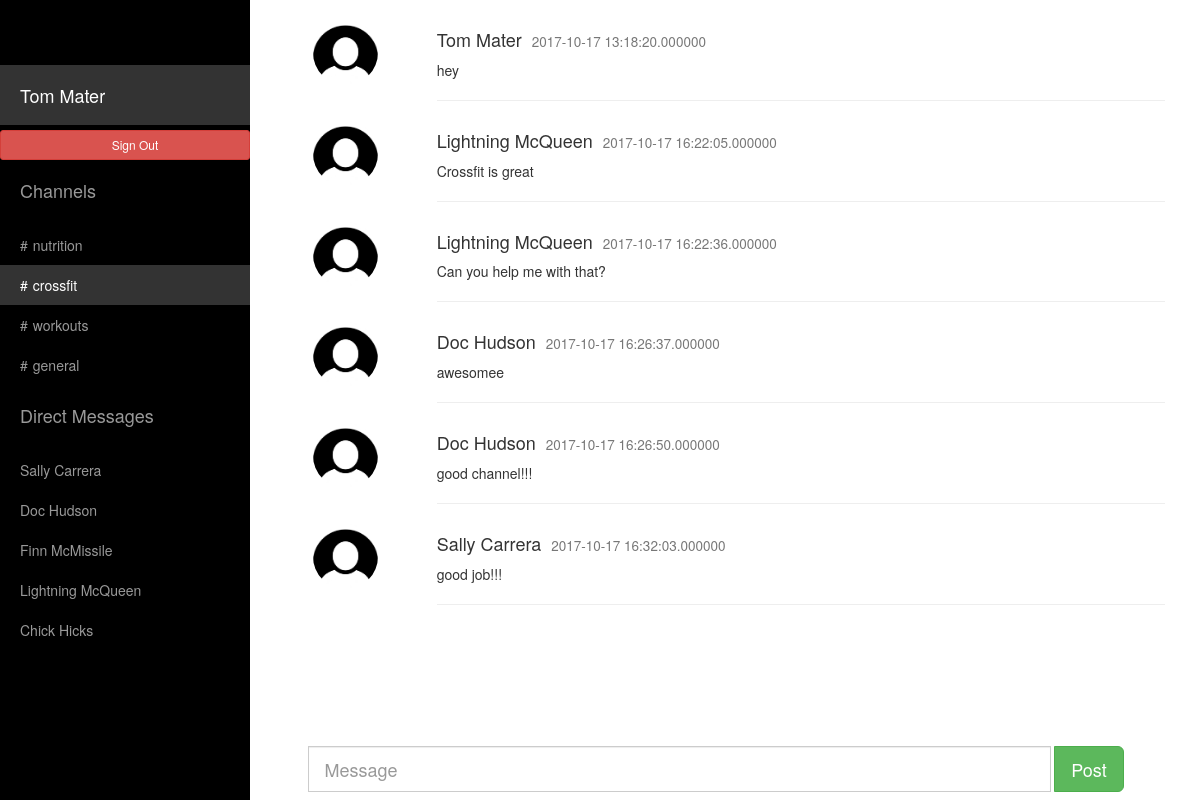
The page /indexc.php (signed in) on the database as committed earlier.
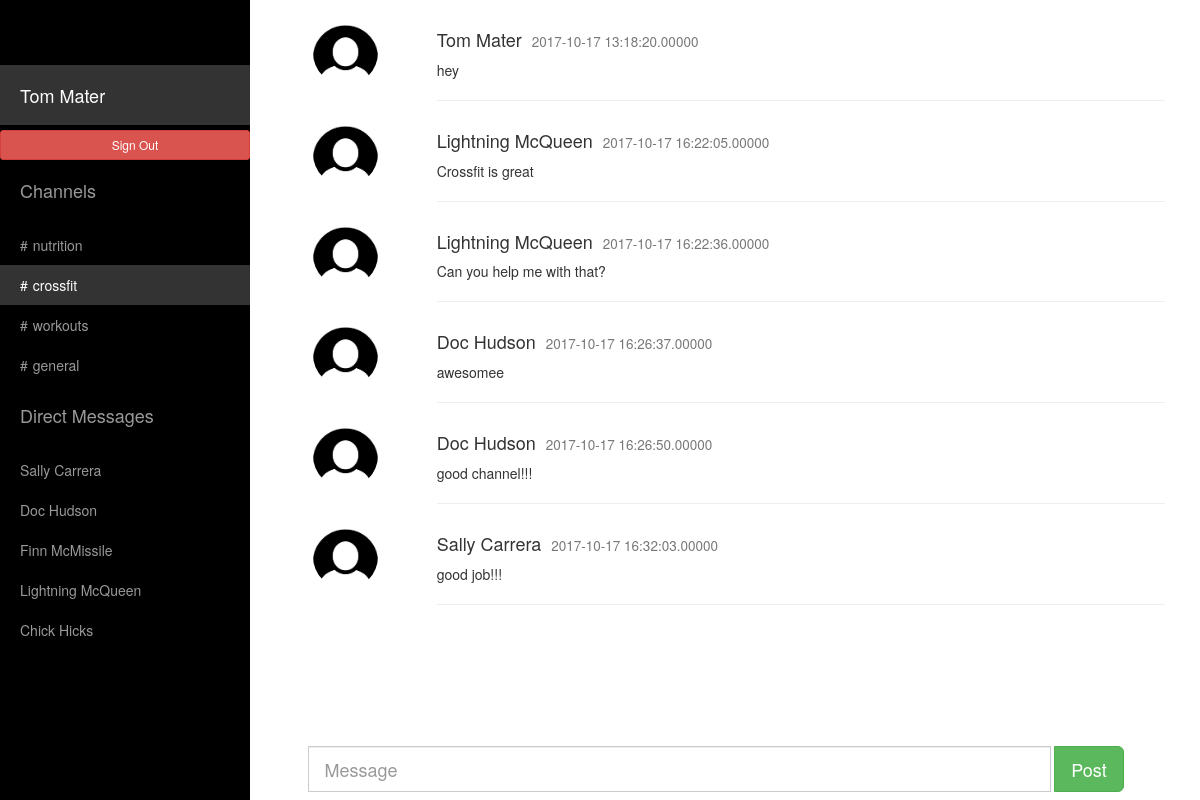
The same page on the database as committed later.
### tables this page shows
CREATE TABLE `users_message` (
  `mess_id` int(20) NOT NULL,
  `ch_id` int(20) NOT NULL DEFAULT '0',
  `messages` varchar(100) NOT NULL,
  `user_name` varchar(100) NOT NULL,
  `date` timestamp(5) NOT NULL
);

### indexc.php (the view, shortened to what this page needs)
<!DOCTYPE html>
<html lang="en">
<head>
	<link rel="stylesheet" href="https://maxcdn.bootstrapcdn.com/bootstrap/3.3.7/css/bootstrap.min.css">
    <link href="css/sidebar.css" rel="stylesheet">
  </head>
<body>
    <div id="wrapper">
        <div id="sidebar-wrapper">
            <ul class="sidebar-nav">
                <li class="sidebar-brand">
                </li>
                <li class="sidebar-brand">
                    <a style="color:white !important;" class="actives" href="index.php"><?php echo $_SESSION['user_name']; ?></a>
                </li>
				<li>
				<a style="color:white !important;" href="signout.php" class="btn btn-danger btn-sm" role="button">Sign Out</a>
				</li>
                <li class="sidebar-brand">
                    <a>Channels</a>
                </li>
				<?php
$conn = mysqli_connect("localhost","admin","M0n@rch$");
	mysqli_select_db($conn,'slack');
	 $r1=mysqli_query($conn,"select channels from users_channel where channels='".nutrition."'");
	 while($r2=mysqli_fetch_array($r1))
	 {
?>
          <li>
                    <a href="indexn.php"><span style="padding-right:5px">#</span><?php echo $r2['channels']; ?></a>
		  </li>
<?php
	 }
?>
<?php
 $r14=mysqli_query($conn,"select channels from users_channel where channels='".crossfit."'");
	 while($r24=mysqli_fetch_array($r14))
	 {
?>
      <li>
                    <a class="actives" style="color:white !important;" href="indexc.php"><span style="padding-right:5px">#</span><?php echo $r24['channels']; ?></a>
		  </li>
<?php
	 }
?>
<?php
 $r15=mysqli_query($conn,"select channels from users_channel where channels='".workouts."'");
	 while($r25=mysqli_fetch_array($r15))
	 {
?>
      <li>
                    <a href="indexw.php"><span style="padding-right:5px">#</span><?php echo $r25['channels']; ?></a>
		  </li>
<?php
	 }
?>
<?php
 $r13=mysqli_query($conn,"select channels from users_channel where channels='".general."'");
	 while($r23=mysqli_fetch_array($r13))
	 {
?>
      <li>
                    <a  href="index.php"><span style="padding-right:5px">#</span><?php echo $r23['channels']; ?></a>
		  </li>
<?php
	 }
?>
		 <li class="sidebar-brand">
                    <a href="#">
                        Direct Messages
                    </a>
          </li>
		  <?php
	     $r11=mysqli_query($conn,"select user_name from users_info where not user_name='".$_SESSION['user_name']."'");
	     while($r22=mysqli_fetch_array($r11))
	       {
?>
		   <li>
                    <a href="#page-content-wrapper"><?php echo $r22['user_name']; ?></a>
		  </li>
<?php
		   }
?>
            </ul>
        </div>
        <div id="page-content-wrapper">
            <div class="container-fluid">
                <div class="row">
				<div  class="col-lg-12">
	 <?php
	     $r33=mysqli_query($conn,"select *from users_message where ch_id='3'");
	     while($r34=mysqli_fetch_array($r33))
	       {
?>
			<div  class="row">
        <div class="col-sm-2 text-center">
          <img src="user-image.jpg" class="img-circle" height="65" width="65" alt="Avatar">
        </div>
        <div class="col-sm-10">
          <h4><?php echo $r34['user_name'];?><small style="margin-left:10px"><?php echo $r34['date'];?></small></h4>
          <p><?php echo $r34['messages'];?></p>
          <hr>
        </div>
			</div>
<?php
		   }
?>
                    </div>
                </div>
            </div>
        </div>
		                       <nav class="navbar navbar-fixed-bottom">
								    <div class="row">
										<div class="col-sm-3 col-md-3">
										</div>
										<div class="col-sm-9 col-md-9">
											<form class="navbar-form" action="index3.php" method="post">
												<div class="row">
					<div class="input-group input-group-lg col-lg-10">
						<input type="text" name="message_post" class="form-control" placeholder="Message">
						</div>
							<div class="input-group input-group-btn col-lg-2">
								<button name="submit" value="submit" class="btn btn-success btn-lg" type="submit">
									Post
								</button>
							</div>
				</div>
			</form>
	</div>
	</div>
</nav>
    </div>
</body>
</html>

Rows that differ between the two databases and show on the page:
changed users_message "Tom Mater": date "2017-10-17 13:18:20.000000" → "2017-10-17 13:18:20.00000"
changed users_message "Crossfit is great": date "2017-10-17 16:22:05.000000" → "2017-10-17 16:22:05.00000"
changed users_message "Can you help me with that?": date "2017-10-17 16:22:36.000000" → "2017-10-17 16:22:36.00000"
changed users_message "awesomee": date "2017-10-17 16:26:37.000000" → "2017-10-17 16:26:37.00000"
changed users_message "good channel!!!": date "2017-10-17 16:26:50.000000" → "2017-10-17 16:26:50.00000"
changed users_message "Sally Carrera": date "2017-10-17 16:32:03.000000" → "2017-10-17 16:32:03.00000"
